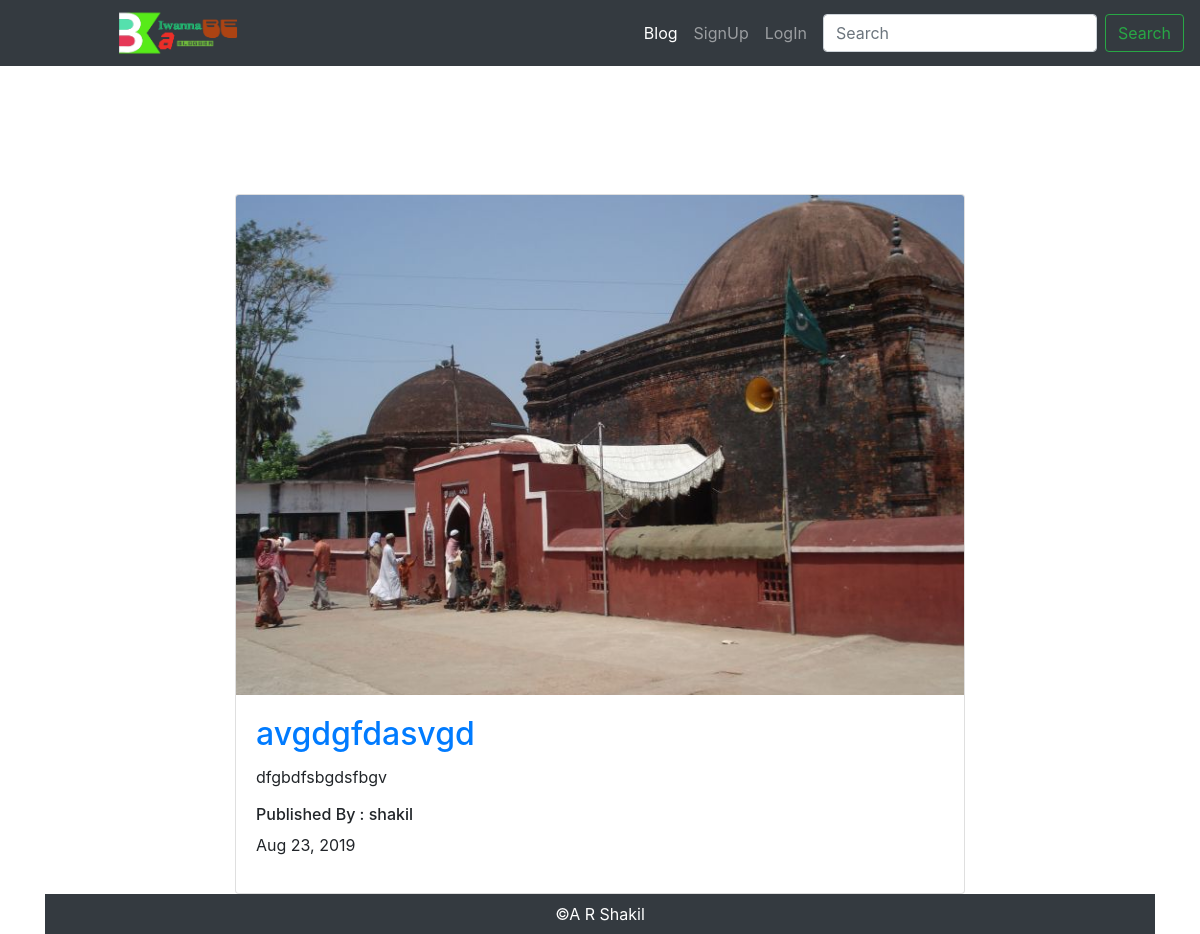
Screenshot of /blog/detail/20/ with the database file from the repository.
### blog/models.py (models this page shows, shortened)
class Blog(models.Model):
    image = models.ImageField(upload_to='picture/')
    title = models.CharField(max_length=300)
    description = models.TextField()
    author = models.ForeignKey(User, on_delete=models.CASCADE)
    pub_date = models.DateTimeField(auto_now_add=True)
    def pub_date_pretty(self):
        return self.pub_date.strftime('%b %e, %Y')
    def image_tag(self):
        return format_html('<img src="/media/%s" width="100"/>'%self.image)
    image_tag.short_description = 'Image'
    class Meta:
        db_table ='Blog_Post'
        ordering = ["-id"]
        verbose_name = "Blog"
        verbose_name_plural = "Blogs"

### blog/views.py (the view)
# urls.py: path('detail/<int:id>/', views.detail, name='detail'),
def detail(request,id):
    context = {
        'blog':get_object_or_404(Blog,pk=id)
    }
    return render(request,"blog/blog_detail.html",context)

### blog/templates/blog/blog_detail.html (shortened to what this page needs)
{% extends 'base.html' %}
{% load static %}
{% block content %}
<div class="row">
    <div class="col-8 offset-2">
       <div class="card">
        <img class="card-img-top" src="{{ blog.image.url }}" alt="Card image cap"
             style="height:500px;object-fit:cover;">
        <div class="card-body">
            <a href="{% url 'blog:detail' blog.id %}"><h2 class="card-title">{{blog.title|truncatechars:15}}</h2>
            </a>
            <p class="card-text">{{blog.description}}</p>
            <h6>Published By : {{blog.author.username}}</h6>
            <p>{{blog.pub_date_pretty}}</p>
        </div>
    </div>
    </div>
</div>
{% endblock %}

### rows the page displays
Blog: image (picture), title "avgdgfdasvgd", description "dfgbdfsbgdsfbgv", author.username "shakil", pub_date_pretty "Aug 23, 2019"
